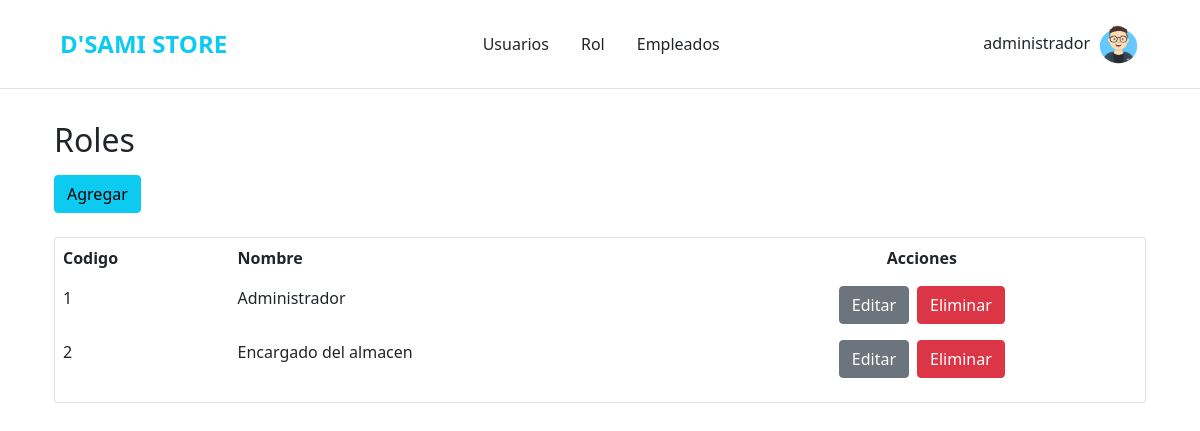
Screenshot of /vista/roles/index.php (signed in) with the database file from the repository.
### tables this page shows
CREATE TABLE `mor_rol` (
  `idRol` int(10) UNSIGNED NOT NULL,
  `nombre` varchar(30) DEFAULT NULL
);

### controlador/rol_controlador.php (called while the page is built, shortened)
<?php
include("../../controlador/config.php");
include("../../modelo/rol.php");
class RolControlador {
    public static function listar() {
        $roles = Rol::listar();
        include("../../vista/roles/includes/tabla.php");
    }
}
?>

### controlador/roles/listar.php (called while the page is built)
<?php
include("../../controlador/rol_controlador.php");
RolControlador::listar();
?>

### modelo/rol.php (called while the page is built, shortened)
<?php
include("../../controlador/config.php");
class Rol {
    function __construct($id, $nombre) {
        $this->id = $id;
        $this->nombre = $nombre;
    }
    public static function listar() {
        global $link;
        $roles = [];
        $consulta  = ("SELECT * FROM mor_rol");
        $resultado = mysqli_query($link, $consulta);
        while ($valor = mysqli_fetch_assoc($resultado)){
            $roles[] = new Rol($valor['idRol'], $valor['nombre']);
        }
        return $roles;
    }
}
?>

### vista/roles/includes/tabla.php (the view, shortened to what this page needs)
<div class="card">
    <div class="table-responsive">
        <table class="table table-borderless">
            <thead>
                <tr>
                    <th scope="col">Codigo</th>
                    <th scope="col">Nombre</th>
                    <th scope="col" class="text-center">Acciones</th>
                </tr>
            </thead>
            <tbody>
                <?php
                    foreach ($roles as $rol) { ?>
                    <tr>
                        <td><?php echo $rol->id; ?></td>
                        <td><?php echo $rol->nombre; ?></td>
                        <td>
                            <div class="d-flex justify-content-center">
                                <button class="btn btn-secondary me-2" type="button" data-bs-toggle="modal" data-bs-target="#editarRol<?php echo $rol->id; ?>">
                                    Editar
                                </button>
                                <button class="btn btn-danger" type="button" data-bs-toggle="modal" data-bs-target="#eliminarRol<?php echo $rol->id; ?>">Eliminar</button>
                            </div>
                        </td>
                    </tr>
                <?php } ?>
            </tbody>
        </table>
    </div>
</div>

### rows the page displays
mor_rol: idRol "1", nombre "Administrador"
mor_rol: idRol "2", nombre "Encargado del almacen"

### other values shown
$username "administrador"
